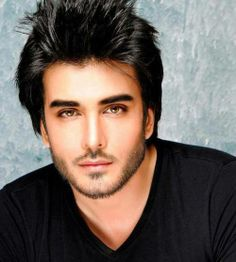
#> input picture face.jpg, 236 x 262 px
$ python first_face_detection.py
#> lines starting #> are read from the running program, lines starting #| are printed output that depends on the picture; after the words box and inside, x2 and y2 are one past the last pixel; in counts of white or black regions, pixels touching at a corner belong together
import cv2

face_cascade = cv2.CascadeClassifier('haarcascade_frontalface_default.xml')
eye_cascade = cv2.CascadeClassifier('haarcascade_eye.xml')

img = cv2.imread('face.jpg')
#> img is the input picture: shape (262, 236, 3); mean B, G, R 93, 99.8, 110.8
gray = cv2.cvtColor(img, cv2.COLOR_BGR2GRAY)
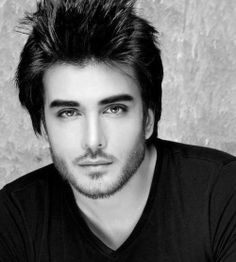
#> gray: shape (262, 236); min 0, max 251, mean 102.3
faces = face_cascade.detectMultiScale(gray, 1.2, 6, minSize=(50,50))
#> faces = [[30, 63, 127, 127]]
for (x,y,w,h) in faces:
    cv2.rectangle(img,(x,y),(x+w,y+h),(255,0,0),2)
    roi_gray = gray[y:y+h, x:x+w]
    roi_color = img[y:y+h, x:x+w]
    eyes = eye_cascade.detectMultiScale(roi_gray, 3)
    for (ex,ey,ew,eh) in eyes:
        cv2.rectangle(roi_color,(ex,ey),(ex+ew,ey+eh),(0,255,0),2)
#> this loop made 1 pass
#> (x, y, w, h, eyes) on pass 1: (30, 63, 127, 127, [[82, 36, 20, 20], [24, 41, 20, 20]])
#> pass 1, `roi_gray = gray[y:y+h, x:x+w]`:
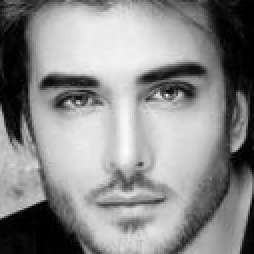
#> roi_gray: shape (127, 127) (shown 2 times larger); min 0, max 251, mean 138.6
#> pass 1, `roi_color = img[y:y+h, x:x+w]`:
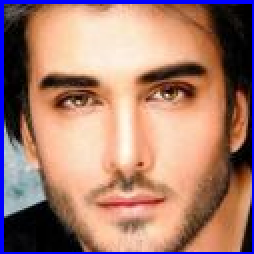
#> roi_color: shape (127, 127, 3) (shown 2 times larger); mean B, G, R 112.8, 125.7, 166.5
#> after the loop:
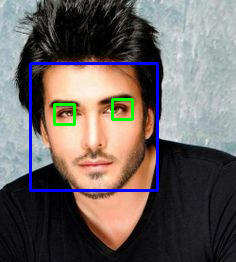
#> img: shape (262, 236, 3); 3.22% of pixels changed, all inside (x1, y1, x2, y2) = (29, 62, 159, 192)
#> after the loop:
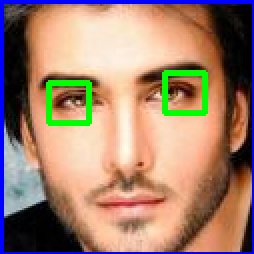
#> roi_color: shape (127, 127, 3) (shown 2 times larger); 2.93% of pixels changed, all inside (x1, y1, x2, y2) = (23, 35, 104, 63)

cv2.imshow('img',img)
cv2.waitKey(0)
cv2.destroyAllWindows()
